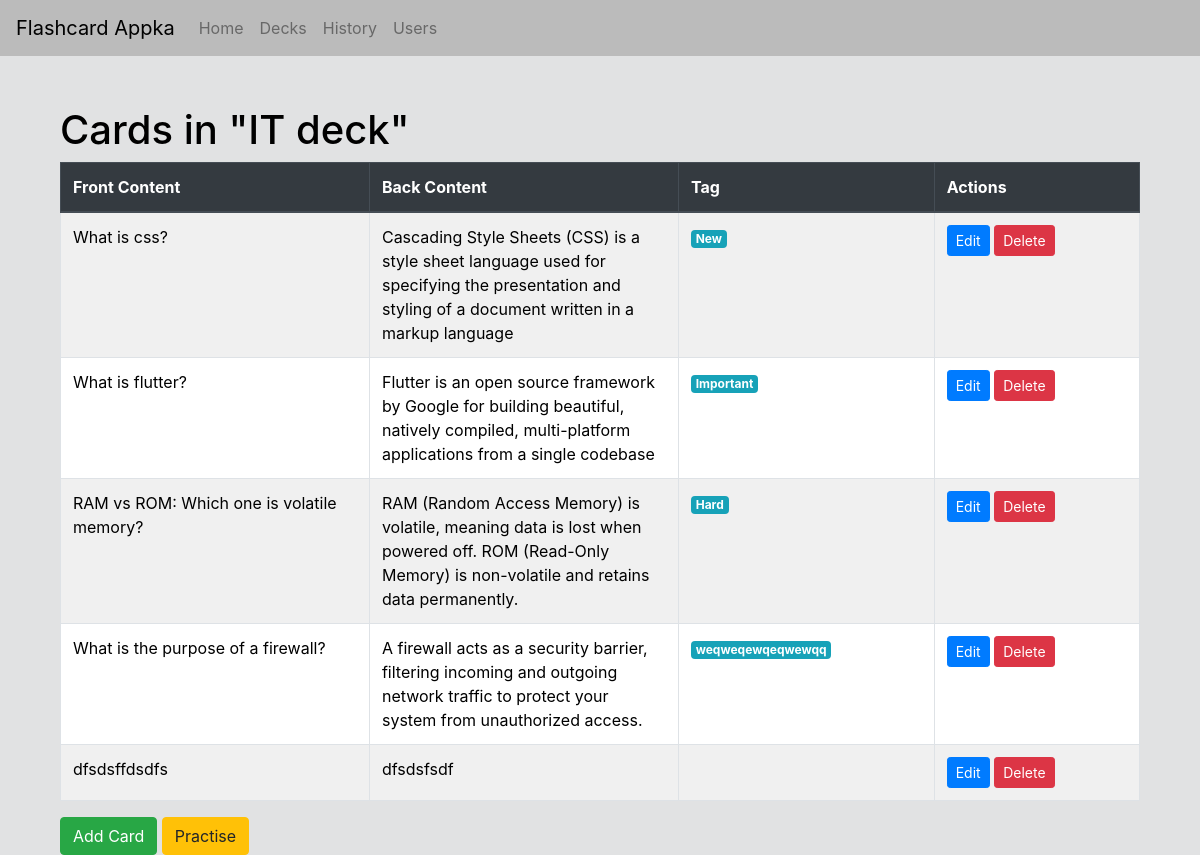
The app's page /decks/7/cards/ with its own data.
### playground/models.py (models this page shows, shortened)
class Deck(models.Model):
    name = models.CharField(max_length=100)
    user = models.ForeignKey(Cuser, on_delete=models.CASCADE)

class Card(models.Model):
    front_content = models.TextField()
    back_content = models.TextField()
    deck = models.ForeignKey(Deck, on_delete=models.CASCADE)
    tags = models.ManyToManyField(Tag)

class Tag(models.Model):
    name = models.CharField(max_length=50)

### playground/views.py (the view)
# urls.py: path('decks/<int:deck_id>/cards/', views.card_list, name='card_list'),
def card_list(request, deck_id):
    deck = get_object_or_404(Deck, id=deck_id)
    cards = deck.card_set.all()
    return render(request, 'cards/card_list.html', {'deck': deck, 'cards': cards})

### playground/templates/cards/card_list.html (shortened to what this page needs)
{% extends "base.html" %}
{% block content %}
  <div class="container">
    <h1>Cards in "{{ deck.name }}"</h1>
    <table class="table table-bordered table-striped">
      <thead class="thead-dark">
        <tr>
          <th style="max-width: 200px;">Front Content</th>
          <th style="max-width: 200px;">Back Content</th>
          <th>Tag</th>
          <th>Actions</th>
        </tr>
      </thead>
      <tbody>
        {% for card in cards %}
          <tr>
            <td style="max-width: 200px; overflow: hidden; text-overflow: ellipsis;">{{ card.front_content }}</td>
            <td style="max-width: 200px; overflow: hidden; text-overflow: ellipsis;">{{ card.back_content }}</td>
            <td>
              {% for tag in card.tags.all %}
                <span class="badge badge-info">{{ tag.name }}</span>
              {% endfor %}
            </td>
            <td>
              <a href="{% url 'card_edit' card.id %}" class="btn btn-primary btn-sm">Edit</a>
              <form action="{% url 'card_delete' card.id %}" method="post" style="display: inline;">
                <button type="submit" class="btn btn-danger btn-sm" onclick="return confirm('Are you sure you want to delete this card?')">Delete</button>
              </form>
            </td>
          </tr>
        {% endfor %}
      </tbody>
    </table>
    <row>
      <a href="{% url 'card_add' deck_id=deck.id %}" class="btn btn-success">Add Card</a>
      <a href="{% url 'user_select' deck.id %}" class="btn btn-warning">Practise</a>
    </row>
  </div>
{% endblock %}

### playground/templates/base.html (style rules this page uses)
body { background-color: #e1e2e3; color: #000000; }
.container { margin-top: 50px; }
h1 { color: #000000; }
table.table-striped tbody tr td { color: #000000; }
table.table-striped thead th { color: #000000; }
.table-striped { background-color: #000000; }
.table-striped thead { background-color: #d3d3d3; }
.table-striped tbody tr { background-color: #ffffff; }
.table-striped tbody tr:nth-of-type(odd) { background-color: #f0f0f0; }

### records on screen
Deck: name "IT deck"
Card: front_content "What is css?", back_content "Cascading Style Sheets (CSS) is a style sheet language used for specifying the presentation and styling of a document written in a markup language"
Tag: name "New"
Card: front_content "What is flutter?", back_content "Flutter is an open source framework by Google for building beautiful, natively compiled, multi-platform applications from a single codebase"
Tag: name "Important"
Card: front_content "RAM vs ROM: Which one is volatile memory?", back_content "RAM (Random Access Memory) is volatile, meaning data is lost when powered off. ROM (Read-Only Memory) is non-volatile and retains data permanently."
Tag: name "Hard"
Card: front_content "What is the purpose of a firewall?", back_content "A firewall acts as a security barrier, filtering incoming and outgoing network traffic to protect your system from unauthorized access."
Tag: name "weqweqewqeqwewqq"
Card: front_content "dfsdsffdsdfs", back_content "dfsdsfsdf"
